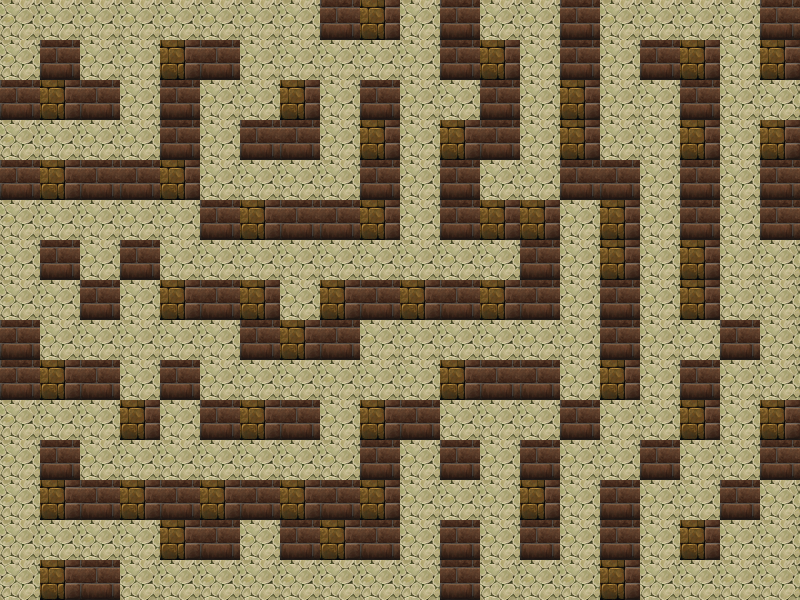

This game map was drawn from its Tiled (.tmx) file and the tilesets committed beside it. A one-line description and the full map source follow:
An orthogonal 20x15 tile map with 40x40 px tiles, 1 tile layer (Tile Layer 1).

<map version="1.2" tiledversion="1.2.2" orientation="orthogonal" renderorder="right-down" width="20" height="15" tilewidth="40" tileheight="40" infinite="0" nextlayerid="2" nextobjectid="1">
 <tileset firstgid="1" name="tilea4" tilewidth="40" tileheight="40" tilecount="144" columns="12">
  <image source="../Tilesets/ColorTiles/tilea4.png" trans="ff00ff" width="512" height="480" />
  <tile id="140">
   <properties>
    <property name="blocked" value="" />
   </properties>
  </tile>
  <tile id="141">
   <properties>
    <property name="blocked" value="" />
   </properties>
  </tile>
  <tile id="142">
   <properties>
    <property name="blocked" value="" />
   </properties>
  </tile>
 </tileset>
 <layer id="1" name="Tile Layer 1" width="20" height="15">
  <data encoding="csv">
116,116,116,116,116,116,116,116,143,142,116,143,116,116,143,116,116,116,116,143,
116,143,116,116,142,143,116,116,116,116,116,143,142,116,143,116,143,142,116,142,
143,142,143,116,143,116,116,142,116,143,116,116,143,116,142,116,116,143,116,116,
116,116,116,116,143,116,143,143,116,142,116,142,143,116,142,116,116,142,116,142,
143,142,143,143,142,116,116,116,116,143,116,143,116,116,143,143,116,143,116,143,
116,116,116,116,116,143,142,143,143,142,116,143,142,142,116,142,116,143,116,143,
116,143,116,143,116,116,116,116,116,116,116,116,116,143,116,142,116,142,116,116,
116,116,143,116,142,143,142,116,142,143,142,143,142,143,116,143,116,142,116,116,
143,116,116,116,116,116,143,142,143,116,116,116,116,116,116,143,116,116,143,116,
143,142,143,116,143,116,116,116,116,116,116,142,143,143,116,142,116,143,116,116,
116,116,116,142,116,143,142,143,116,142,143,116,116,116,143,116,116,142,116,142,
116,143,116,116,116,116,116,116,116,143,116,143,116,143,116,116,143,116,116,143,
116,142,143,142,143,142,143,142,143,142,116,116,116,142,116,143,116,116,143,116,
116,116,116,116,142,143,116,143,142,143,116,143,116,143,116,143,116,142,116,116,
116,142,143,116,116,116,116,116,116,116,116,143,116,116,116,142,116,116,116,116
</data>
 </layer>
</map>
